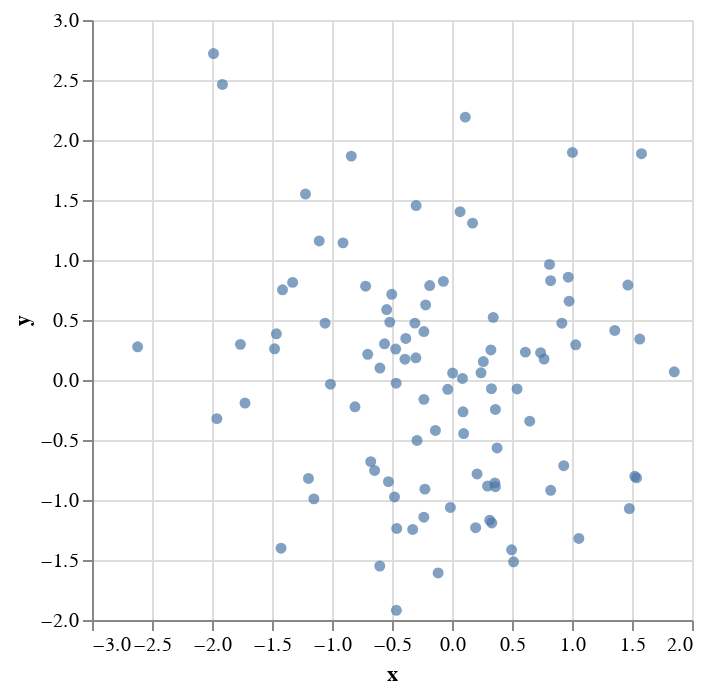

Write notebook code for a chart like this one.
### Markdown cell above
## Part 1: vega-altair Grammar of Graphics

altair implements Vega-Lite grammar of graphics with a declarative syntax that separates data, marks, and encodings.

### Basic Chart Creation

altair uses the pattern: `Chart(data).mark_type().encode(mappings)`.

### Code cell
import altair as alt

# Create comprehensive sample data
np.random.seed(42)
data = pd.DataFrame({
    'x': np.random.randn(100),
    'y': np.random.randn(100),
    'category': np.random.choice(['A', 'B', 'C'], 100),
    'size': np.random.uniform(10, 100, 100),
    'value': np.random.uniform(0, 100, 100)
})

# Basic scatter plot
scatter = alt.Chart(data).mark_circle().encode(
    x='x:Q',
    y='y:Q'
)

scatter

### Figure 1 — Vega-Lite specification as saved in the notebook (floating-point values rounded to 4 significant figures)
{"config": {"view": {"continuousWidth": 300, "continuousHeight": 300}}, "data": {"name": "data-3f135e37e5dc61ca039f0f01b2917013"}, "mark": {"type": "circle"}, "encoding": {"x": {"field": "x", "type": "quantitative"}, "y": {"field": "y", "type": "quantitative"}}, "$schema": "https://vega.github.io/schema/vega-lite/v5.20.1.json", "datasets": {"data-3f135e37e5dc61ca039f0f01b2917013": [{"x": 0.4967, "y": -1.415, "category": "B", "size": 20.81, "value": 83.7}, {"x": -0.1383, "y": -0.4206, "category": "B", "size": 40.77, "value": 86.69}, {"x": 0.6477, "y": -0.3427, "category": "A", "size": 18.26, "value": 83.85}, {"x": 1.523, "y": -0.8023, "category": "A", "size": 18.47, "value": 42.61}, {"x": -0.2342, "y": -0.1613, "category": "A", "size": 38.03, "value": 22.26}, {"x": -0.2341, "y": 0.4041, "category": "C", "size": 98.16, "value": 39.67}, {"x": 1.579, "y": 1.886, "category": "B", "size": 25.78, "value": 89.19}, {"x": 0.7674, "y": 0.1746, "category": "C", "size": 11.54, "value": 14.66}, {"x": -0.4695, "y": 0.2576, "category": "A", "size": 78.7, "value": 51.33}, {"x": 0.5426, "y": -0.07445, "category": "B", "size": 82.62, "value": 23.32}, {"x": -0.4634, "y": -1.919, "category": "C", "size": 41.17, "value": 58.13}, {"x": -0.4657, "y": -0.02651, "category": "B", "size": 51.82, "value": 86.31}, {"x": 0.242, "y": 0.06023, "category": "C", "size": 68.48, "value": 88.04}, {"x": -1.913, "y": 2.463, "category": "B", "size": 14.33, "value": 23.67}, {"x": -1.725, "y": -0.1924, "category": "A", "size": 95.42, "value": 90.77}, {"x": -0.5623, "y": 0.3015, "category": "A", "size": 89.8, "value": 59.19}, {"x": -1.013, "y": -0.03471, "category": "B", "size": 33.48, "value": 35.02}, {"x": 0.3142, "y": -1.169, "category": "C", "size": 11.38, "value": 70.82}, {"x": -0.908, "y": 1.143, "category": "A", "size": 94.01, "value": 48.17}, {"x": -1.412, "y": 0.7519, "category": "A", "size": 55.09, "value": 37.8}, {"x": 1.466, "y": 0.791, "category": "A", "size": 58.54, "value": 70.51}, {"x": -0.2258, "y": -0.9094, "category": "B", "size": 71.56, "value": 24.87}, {"x": 0.06753, "y": 1.403, "category": "B", "size": 65.43, "value": 33.03}, {"x": -1.425, "y": -1.402, "category": "C", "size": 94.95, "value": 43.45}, {"x": -0.5444, "y": 0.5869, "category": "C", "size": 94.98, "value": 25.37}, {"x": 0.1109, "y": 2.19, "category": "C", "size": 88.05, "value": 40.52}, {"x": -1.151, "y": -0.9905, "category": "B", "size": 67.28, "value": 57.15}, {"x": 0.3757, "y": -0.5663, "category": "B", "size": 82.09, "value": 74.1}, {"x": -0.6006, "y": 0.09965, "category": "C", "size": 70.95, "value": 76.72}, {"x": -0.2917, "y": -0.5035, "category": "C", "size": 61.6, "value": 82.28}, {"x": -0.6017, "y": -1.551, "category": "B", "size": 21.57, "value": 74.42}, {"x": 1.852, "y": 0.06856, "category": "C", "size": 83.01, "value": 68.1}, {"x": -0.0135, "y": -1.062, "category": "A", "size": 83.86, "value": 23.75}, {"x": -1.058, "y": 0.4736, "category": "B", "size": 66.33, "value": 40.02}, {"x": 0.8225, "y": -0.9194, "category": "C", "size": 83.84, "value": 47.77}, {"x": -1.221, "y": 1.55, "category": "B", "size": 68.63, "value": 8.289}, {"x": 0.2089, "y": -0.7833, "category": "A", "size": 28.6, "value": 52.84}, {"x": -1.96, "y": -0.3221, "category": "B", "size": 34.66, "value": 43.63}, {"x": -1.328, "y": 0.8135, "category": "B", "size": 29.31, "value": 80.21}, {"x": 0.1969, "y": -1.231, "category": "B", "size": 43.95, "value": 97.79}, {"x": 0.7385, "y": 0.2275, "category": "B", "size": 13.51, "value": 55.6}, {"x": 0.1714, "y": 1.307, "category": "A", "size": 65.64, "value": 32.27}, {"x": -0.1156, "y": -1.607, "category": "B", "size": 40.29, "value": 4.34}, {"x": -0.3011, "y": 0.1846, "category": "B", "size": 69.02, "value": 92.46}, {"x": -1.479, "y": 0.2599, "category": "C", "size": 44.69, "value": 91.91}, {"x": -0.7198, "y": 0.7818, "category": "B", "size": 71.35, "value": 25.3}, {"x": -0.4606, "y": -1.237, "category": "C", "size": 40.66, "value": 69.54}, {"x": 1.057, "y": -1.32, "category": "A", "size": 33.46, "value": 7.543}, {"x": 0.3436, "y": 0.5219, "category": "A", "size": 54.64, "value": 16.62}, {"x": -1.763, "y": 0.297, "category": "A", "size": 72.36, "value": 21.68}, {"x": 0.3241, "y": 0.2505, "category": "A", "size": 41.35, "value": 29.45}, {"x": -0.3851, "y": 0.3464, "category": "C", "size": 94.3, "value": 99.58}, {"x": -0.6769, "y": -0.68, "category": "B", "size": 13.53, "value": 69.69}, {"x": 0.6117, "y": 0.2323, "category": "A", "size": 47.62, "value": 38.42}, {"x": 1.031, "y": 0.2931, "category": "B", "size": 97.08, "value": 73.71}, {"x": 0.9313, "y": -0.7144, "category": "C", "size": 59.32, "value": 91.53}, {"x": -0.8392, "y": 1.866, "category": "C", "size": 48.11, "value": 95.87}, {"x": -0.3092, "y": 0.4738, "category": "C", "size": 61.17, "value": 5.786}, {"x": 0.3313, "y": -1.191, "category": "A", "size": 61.83, "value": 39.45}, {"x": 0.9755, "y": 0.6566, "category": "B", "size": 75.85, "value": 10.68}, {"x": -0.4792, "y": -0.9747, "category": "B", "size": 21.49, "value": 33.57}, {"x": -0.1857, "y": 0.7871, "category": "B", "size": 32.5, "value": 16.97}, {"x": -1.106, "y": 1.159, "category": "C", "size": 62.25, "value": 64.68}, {"x": -1.196, "y": -0.8207, "category": "A", "size": 88.04, "value": 38.83}, {"x": 0.8125, "y": 0.9634, "category": "C", "size": 60.57, "value": 22.94}, {"x": 1.356, "y": 0.4128, "category": "C", "size": 31.47, "value": 26.59}, {"x": -0.07201, "y": 0.8221, "category": "B", "size": 71.19, "value": 36.03}, {"x": 1.004, "y": 1.897, "category": "C", "size": 76.59, "value": 25.99}, {"x": 0.3616, "y": -0.2454, "category": "B", "size": 31.44, "value": 45.32}, {"x": -0.6451, "y": -0.7537, "category": "A", "size": 44.0, "value": 3.232}, {"x": 0.3614, "y": -0.8895, "category": "B", "size": 58.09, "value": 27.98}, {"x": 1.538, "y": -0.8158, "category": "A", "size": 54.69, "value": 41.12}, {"x": -0.03583, "y": -0.0771, "category": "B", "size": 45.07, "value": 60.28}, {"x": 1.565, "y": 0.3412, "category": "C", "size": 36.79, "value": 27.1}, {"x": -2.62, "y": 0.2767, "category": "C", "size": 19.0, "value": 13.32}, {"x": 0.8219, "y": 0.8272, "category": "A", "size": 14.81, "value": 7.62}, {"x": 0.08705, "y": 0.013, "category": "A", "size": 96.27, "value": 94.05}, {"x": -0.299, "y": 1.454, "category": "A", "size": 86.24, "value": 41.66}, {"x": 0.09176, "y": -0.2647, "category": "B", "size": 41.94, "value": 58.12}, {"x": -1.988, "y": 2.72, "category": "B", "size": 96.11, "value": 91.92}, {"x": -0.2197, "y": 0.6257, "category": "A", "size": 70.91, "value": 8.275}, {"x": 0.3571, "y": -0.8572, "category": "C", "size": 53.43, "value": 87.67}, {"x": 1.478, "y": -1.071, "category": "B", "size": 54.37, "value": 55.16}, {"x": -0.5183, "y": 0.4825, "category": "B", "size": 17.5, "value": 16.48}, {"x": -0.8085, "y": -0.2235, "category": "B", "size": 18.25, "value": 41.13}, {"x": -0.5018, "y": 0.714, "category": "A", "size": 64.22, "value": 77.76}, {"x": 0.9154, "y": 0.4732, "category": "A", "size": 59.83, "value": 48.04}, {"x": 0.3288, "y": -0.07283, "category": "A", "size": 29.15, "value": 98.53}, {"x": -0.5298, "y": -0.8468, "category": "A", "size": 95.16, "value": 37.67}, {"x": 0.5133, "y": -1.515, "category": "A", "size": 80.32, "value": 74.96}, {"x": 0.09708, "y": -0.4465, "category": "C", "size": 20.21, "value": 39.3}, {"x": 0.9686, "y": 0.8564, "category": "C", "size": 93.78, "value": 82.92}, {"x": -0.7021, "y": 0.2141, "category": "A", "size": 97.68, "value": 56.91}, {"x": -0.3277, "y": -1.246, "category": "B", "size": 99.63, "value": 6.351}, {"x": -0.3921, "y": 0.1732, "category": "A", "size": 15.03, "value": 3.682}, {"x": -1.464, "y": 0.3853, "category": "C", "size": 76.33, "value": 13.39}, {"x": 0.2961, "y": -0.8839, "category": "C", "size": 59.13, "value": 1.367}, {"x": 0.2611, "y": 0.1537, "category": "B", "size": 73.52, "value": 7.536}, {"x": 0.005113, "y": 0.05821, "category": "C", "size": 97.18, "value": 69.17}, {"x": -0.2346, "y": -1.143, "category": "A", "size": 71.92, "value": 53.43}]}}
